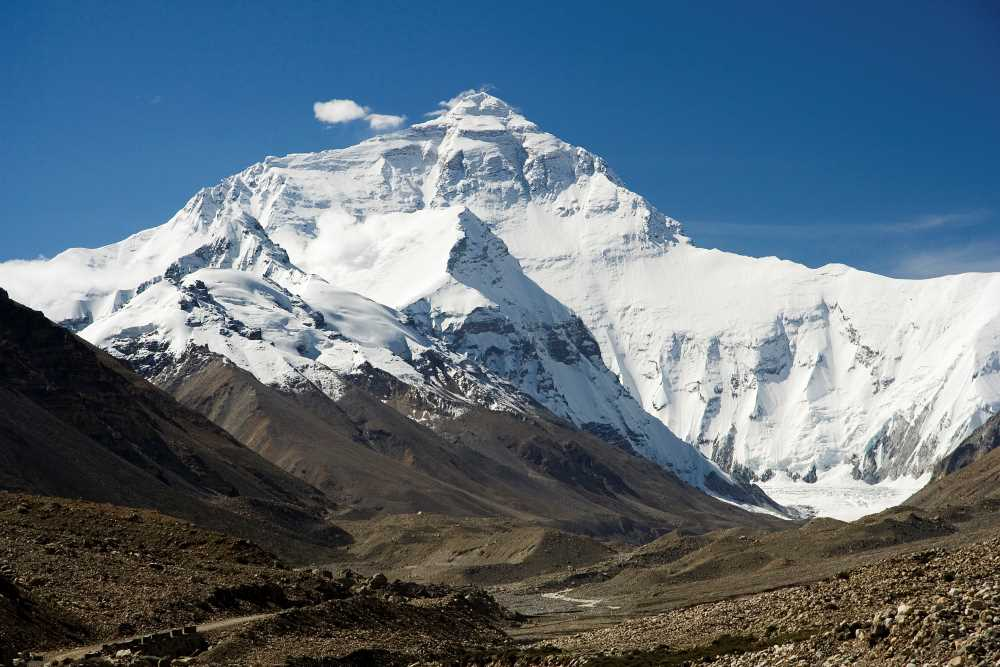
#> input picture homework/HW1/img1.jpg, 1000 x 667 px, given in place of monitoring_720p.avi, which was not available
$ jupyter execute chap1-6-1.ipynb   (text cells are left out)
#> lines starting #> are read from the running program, lines starting #| are printed output that depends on the picture; after the words box and inside, x2 and y2 are one past the last pixel; in counts of white or black regions, pixels touching at a corner belong together; pictures that were not available may be replaced by others from this repository, and a replacement may not be noted
[cell 1]
import numpy as np
import cv2
from matplotlib import pyplot as plt

cap = cv2.VideoCapture('matchHomography/monitoring_720p.avi')
ret,frame = cap.read()
#> frame is the input picture: shape (667, 1000, 3); mean B, G, R 124.8, 111.2, 94.5
plt.figure(figsize = (15,15))
plt.imshow(frame)
plt.show()

r,h,c,w = 150,76,594,72
track_window = (c,r,w,h)
roi = frame[r:r+h, c:c+w]
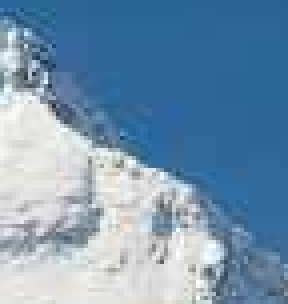
#> roi: shape (76, 72, 3) (shown 4 times larger); mean B, G, R 175.2, 148.7, 117.4
plt.imshow(roi)
plt.show()

hsv_roi = cv2.cvtColor(roi, cv2.COLOR_BGR2HSV)
#> hsv_roi: shape (76, 72, 3); mean H, S, V 87.8, 99, 176.2
plt.imshow(hsv_roi)
plt.show()

mask = cv2.inRange(hsv_roi, np.array((0., 60., 32.)), np.array((180., 255., 255.)))
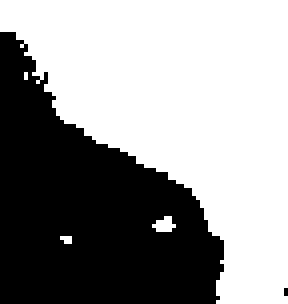
#> mask: shape (76, 72) (shown 4 times larger); 58.5% white; 2 black regions (1 under 20 px), largest, box (x1, y1, x2, y2) and area: (0, 8, 56, 76) 2268
roi_hist = cv2.calcHist([hsv_roi], [0], mask, [180], [0,180])
#> roi_hist = 180 values, max 1981 at index 104, min 0 at index 0, mean 17.79
plt.plot(roi_hist, color = 'b')
plt.xlim([0,180])
plt.show()
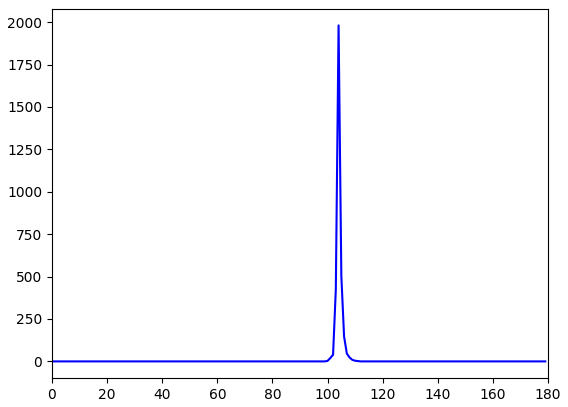
#> figure drawn by matplotlib, 1 panel; curve peaks at x = 104, y = 1981

roi_hist = cv2.normalize(roi_hist, roi_hist, 0, 255, cv2.NORM_MINMAX)
#> roi_hist = 180 values, max 255 at index 104, min 0 at index 0, mean 2.29
plt.plot(roi_hist, color = 'b')
plt.xlim([0,180])
plt.show()
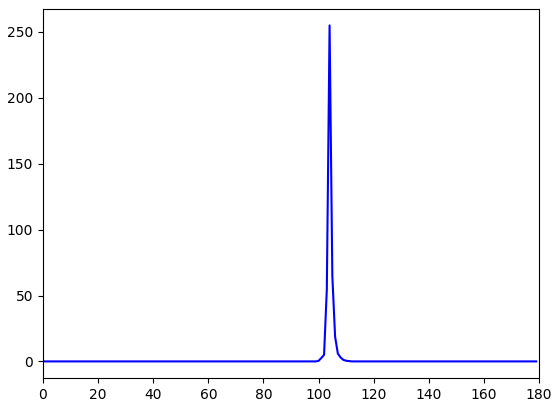
#> figure drawn by matplotlib, 1 panel; curve peaks at x = 104, y = 255

term_crit = ( cv2.TERM_CRITERIA_EPS | cv2.TERM_CRITERIA_COUNT, 10, 1 )
while(1):
    ret ,frame = cap.read()
    if ret == True:
        hsv = cv2.cvtColor(frame, cv2.COLOR_BGR2HSV)
#> hsv: shape (667, 1000, 3); mean H, S, V 66.6, 96.9, 131.8
        dst = cv2.calcBackProject([hsv],[0],roi_hist,[0,180],1)
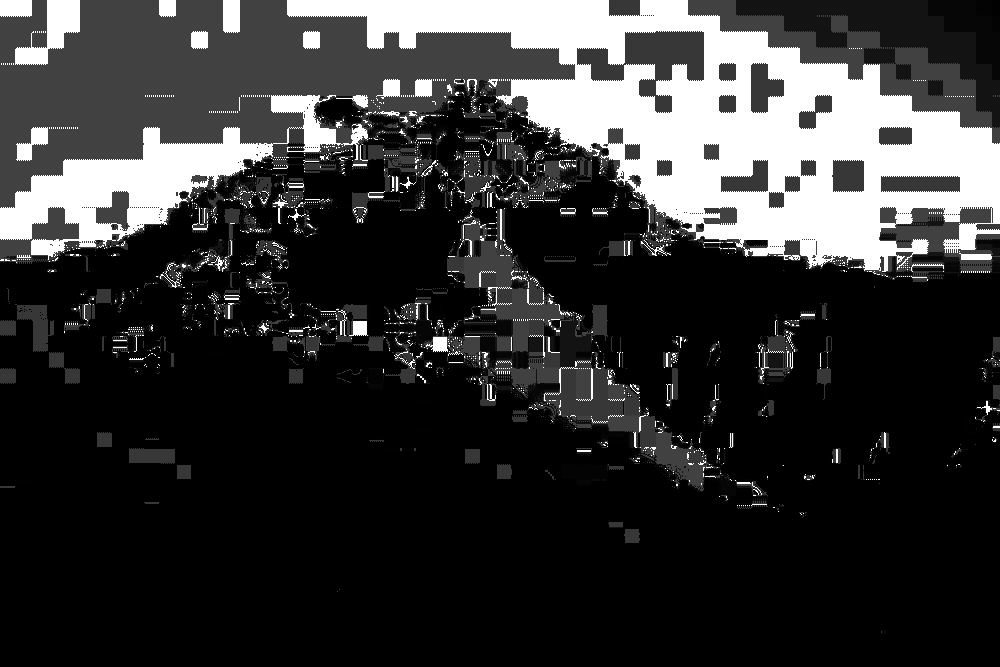
#> dst: shape (667, 1000); min 0, max 255, mean 51.9
        ret, track_window = cv2.meanShift(dst, track_window, term_crit)
#> ret = 10; track_window = (630, 115, 72, 76)

        x,y,w,h = track_window
#> x = 630; y = 115; w = 72; h = 76
        img2 = cv2.rectangle(frame, (x,y), (x+w,y+h), 255,2)
        cv2.imshow('img2',img2)
        k = cv2.waitKey(60) & 0xff
#> (key Esc is pressed here)
        if k == 27:
            break
        else:
            cv2.imwrite(chr(k)+".jpg",img2)
    else:
        break

cv2.destroyAllWindows()
cap.release()

[cell 2]
import numpy as np
import cv2
from matplotlib import pyplot as plt

cap = cv2.VideoCapture('matchHomography/monitoring_720p.avi')
ret,frame = cap.read()
plt.figure(figsize = (15,15))
plt.imshow(frame)
plt.show()

r,h,c,w = 150,76,594,72
track_window = (c,r,w,h)
roi = frame[r:r+h, c:c+w]
plt.imshow(roi)
plt.show()

hsv_roi = cv2.cvtColor(roi, cv2.COLOR_BGR2HSV)
plt.imshow(hsv_roi)
plt.show()

mask = cv2.inRange(hsv_roi, np.array((0., 60., 32.)), np.array((180., 255., 255.)))
roi_hist = cv2.calcHist([hsv_roi], [0], mask, [180], [0,180])
#> roi_hist = 180 values, max 1981 at index 104, min 0 at index 0, mean 17.79
plt.plot(roi_hist, color = 'b')
plt.xlim([0,180])
plt.show()

roi_hist = cv2.normalize(roi_hist, roi_hist, 0, 255, cv2.NORM_MINMAX)
#> roi_hist = 180 values, max 255 at index 104, min 0 at index 0, mean 2.29
plt.plot(roi_hist, color = 'b')
plt.xlim([0,180])
plt.show()

term_crit = ( cv2.TERM_CRITERIA_EPS | cv2.TERM_CRITERIA_COUNT, 10, 1 )
while(1):
    ret ,frame = cap.read()
    if ret == True:
        hsv = cv2.cvtColor(frame, cv2.COLOR_BGR2HSV)
        dst = cv2.calcBackProject([hsv],[0],roi_hist,[0,180],1)
        ret, track_window = cv2.CamShift(dst, track_window, term_crit)
#> ret = ((668.5, 151), (100.7, 112.4), 152.6); track_window = (623, 100, 91, 102)

        x,y,w,h = track_window
#> x = 623; y = 100; w = 91; h = 102
        img2 = cv2.rectangle(frame, (x,y), (x+w,y+h), 255,2)
        cv2.imshow('img2',img2)
        k = cv2.waitKey(60) & 0xff
#> (key Esc is pressed here)
        if k == 27:
            break
        else:
            cv2.imwrite(chr(k)+".jpg",img2)
    else:
        break

cv2.destroyAllWindows()
cap.release()

$ run again, on homework/HW1/hwi1.PNG
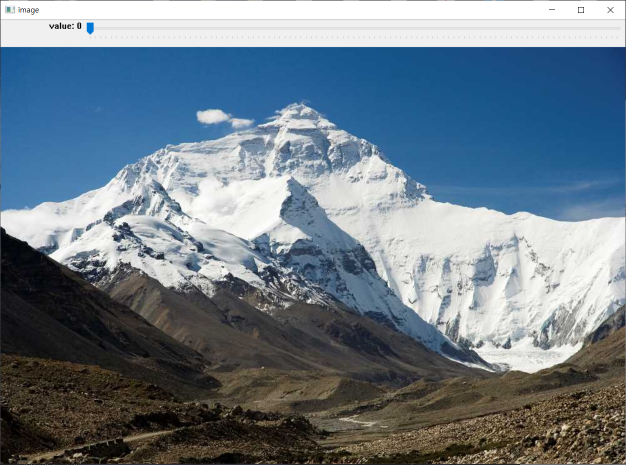
#> input picture homework/HW1/hwi1.PNG, 1252 x 929 px, given in place of monitoring_720p.avi, which was not available (shown at 1/2 size)
#> frame is the input picture: shape (929, 1252, 3); mean B, G, R 136.4, 124.2, 109.2
#> hsv_roi: shape (76, 72, 3); mean H, S, V 104.6, 174.8, 154.7
#> `mask = cv2.inRange(hsv_roi, np.array((0., 60., 32.)), np.array((180., ..`:
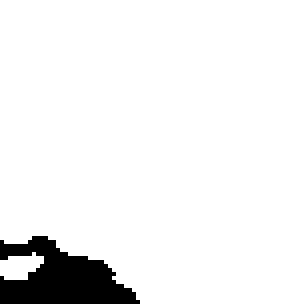
#> mask: shape (76, 72) (shown 4 times larger); 93.4% white; 1 black region, box (x1, y1, x2, y2) and area: (0, 59, 35, 76) 361
#> `roi_hist = cv2.calcHist([hsv_roi], [0], mask, [180], [0,180])`: roi_hist = 180 values, max 3865 at index 105, min 0 at index 0, mean 28.39
#> `roi_hist = cv2.normalize(roi_hist, roi_hist, 0, 255, cv2.NORM_MINMAX)`: roi_hist = 180 values, max 255 at index 105, min 0 at index 0, mean 1.87
#> hsv: shape (929, 1252, 3); mean H, S, V 60.6, 85.4, 142.7
#> `dst = cv2.calcBackProject([hsv],[0],roi_hist,[0,180],1)`:
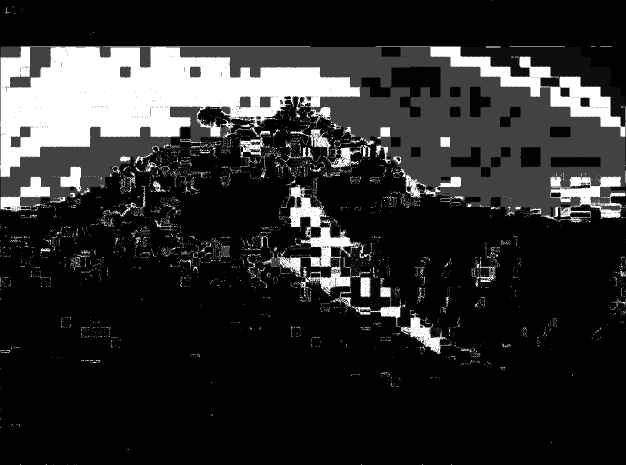
#> dst: shape (929, 1252) (shown at 1/2 size); min 0, max 255, mean 42
#> `ret, track_window = cv2.meanShift(dst, track_window, term_crit)`: ret = 10; track_window = (578, 129, 72, 76)
#> `x,y,w,h = track_window`: x = 578; y = 129; w = 72; h = 76
#> `roi_hist = cv2.calcHist([hsv_roi], [0], mask, [180], [0,180])`: roi_hist = 180 values, max 3865 at index 105, min 0 at index 0, mean 28.39
#> `roi_hist = cv2.normalize(roi_hist, roi_hist, 0, 255, cv2.NORM_MINMAX)`: roi_hist = 180 values, max 255 at index 105, min 0 at index 0, mean 1.87
#> `ret, track_window = cv2.CamShift(dst, track_window, term_crit)`: ret = ((613.5, 168), (88.64, 104.1), 111.5); track_window = (564, 126, 99, 84)
#> `x,y,w,h = track_window`: x = 564; y = 126; w = 99; h = 84
